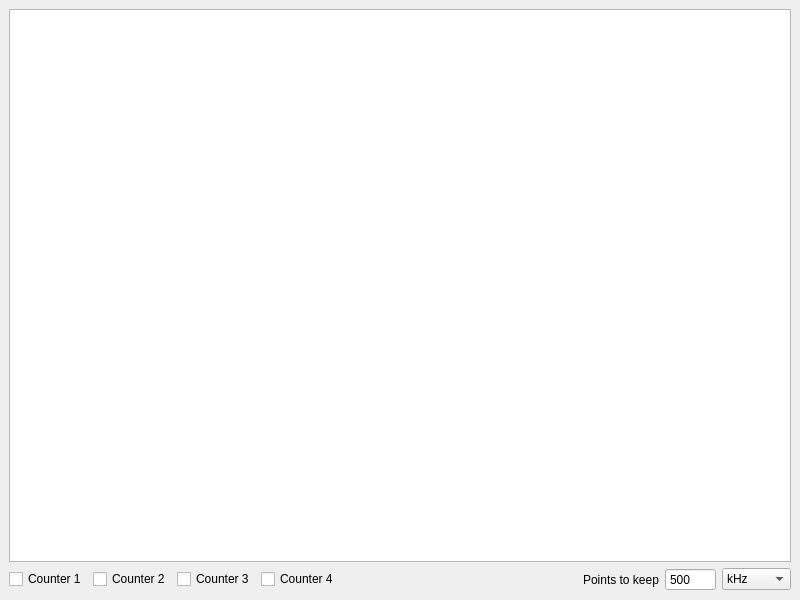
<?xml version="1.0" encoding="UTF-8"?>
<ui version="4.0">
 <class>MainWindow</class>
 <widget class="QMainWindow" name="MainWindow">
  <property name="geometry">
   <rect>
    <x>0</x>
    <y>0</y>
    <width>800</width>
    <height>600</height>
   </rect>
  </property>
  <property name="windowTitle">
   <string>Simple Counters</string>
  </property>
  <widget class="QWidget" name="centralwidget">
   <layout class="QVBoxLayout" name="verticalLayout">
    <item>
     <widget class="PlotWidget" name="plotview"/>
    </item>
    <item>
     <layout class="QHBoxLayout" name="horizontalLayout">
      <item>
       <widget class="QCheckBox" name="counter_enable_box_1">
        <property name="text">
         <string>Counter 1</string>
        </property>
       </widget>
      </item>
      <item>
       <widget class="QCheckBox" name="counter_enable_box_2">
        <property name="text">
         <string>Counter 2</string>
        </property>
       </widget>
      </item>
      <item>
       <widget class="QCheckBox" name="counter_enable_box_3">
        <property name="text">
         <string>Counter 3</string>
        </property>
       </widget>
      </item>
      <item>
       <widget class="QCheckBox" name="counter_enable_box_4">
        <property name="text">
         <string>Counter 4</string>
        </property>
       </widget>
      </item>
      <item>
       <spacer name="horizontalSpacer">
        <property name="orientation">
         <enum>Qt::Horizontal</enum>
        </property>
        <property name="sizeHint" stdset="0">
         <size>
          <width>40</width>
          <height>20</height>
         </size>
        </property>
       </spacer>
      </item>
      <item>
       <widget class="QLabel" name="label_2">
        <property name="text">
         <string>Points to keep</string>
        </property>
       </widget>
      </item>
      <item>
       <widget class="QSpinBox" name="remember_points_box">
        <property name="buttonSymbols">
         <enum>QAbstractSpinBox::NoButtons</enum>
        </property>
        <property name="minimum">
         <number>10</number>
        </property>
        <property name="maximum">
         <number>100000</number>
        </property>
        <property name="value">
         <number>500</number>
        </property>
       </widget>
      </item>
      <item>
       <widget class="QComboBox" name="DisplayUnit">
        <property name="currentIndex">
         <number>1</number>
        </property>
        <item>
         <property name="text">
          <string>Hz</string>
         </property>
        </item>
        <item>
         <property name="text">
          <string>kHz</string>
         </property>
        </item>
        <item>
         <property name="text">
          <string>MHz</string>
         </property>
        </item>
        <item>
         <property name="text">
          <string>Counts</string>
         </property>
        </item>
       </widget>
      </item>
     </layout>
    </item>
   </layout>
  </widget>
 </widget>
 <customwidgets>
  <customwidget>
   <class>PlotWidget</class>
   <extends>QGraphicsView</extends>
   <header>pyqtgraph</header>
  </customwidget>
 </customwidgets>
 <resources/>
 <connections/>
</ui>
